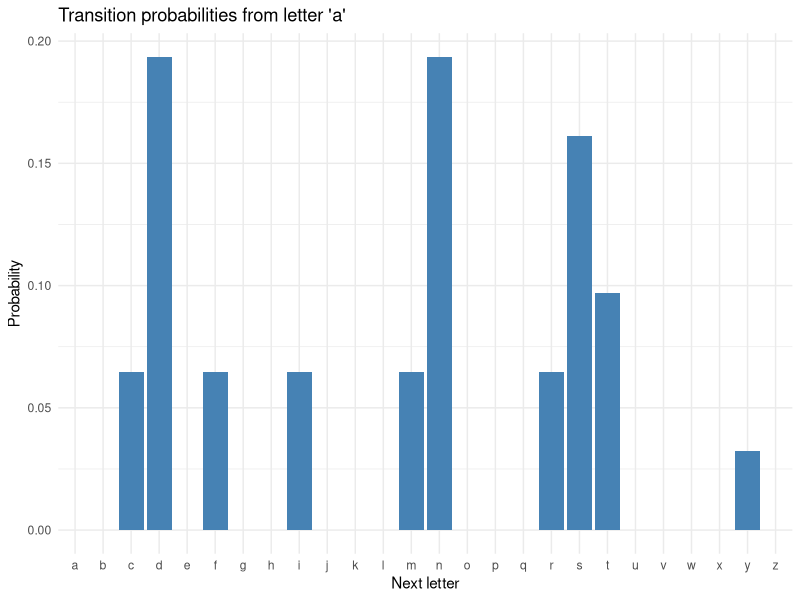
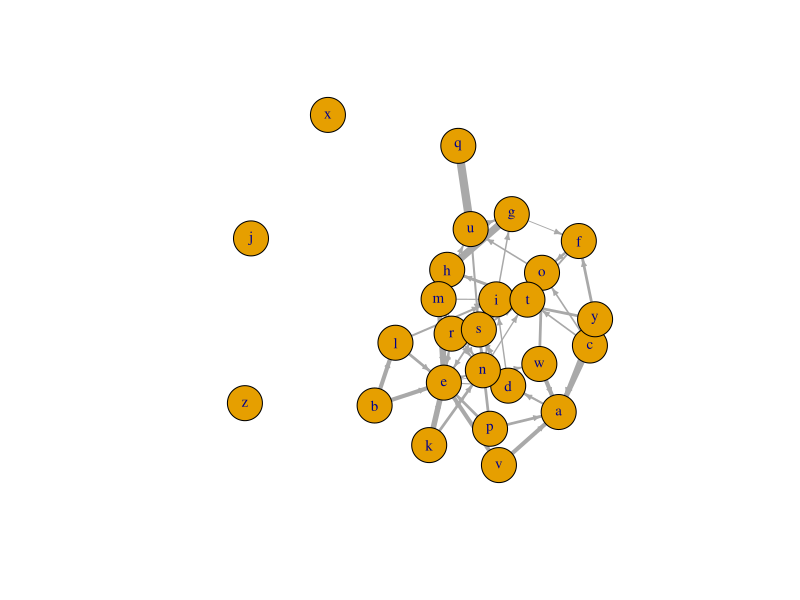

The R source for these figures, in order: (Note: this script raises an error after producing the figures.)
## ---- chunk 1
library("dplyr")
library("ggplot2")
library("igraph")
library("reshape2")
## ---- chunk 2
# Read the text from a file
text_raw <- readLines("../inst/extdata/joyce_excerpt.txt", warn = FALSE)
text_raw <- paste(text_raw, collapse = "")

# Clean text: remove punctuation, spaces; convert to lowercase
text_clean <- gsub("[^A-Za-z]", "", text_raw)
text_clean <- tolower(text_clean)

# Split into individual characters
chars <- strsplit(text_clean, "")[[1]]

# Confirm number of characters
n_chars <- length(chars)
n_chars
## ---- chunk 3
# Overlapping pairs: current letter -> next letter
from <- chars[-length(chars)]  # all letters except the last
to   <- chars[-1]              # all letters except the first

# Combine into a data frame
transitions <- data.frame(from = from,
                          to   = to,
                          stringsAsFactors = FALSE)

# Preview first 10 transitions
head(transitions, 10)
## ---- chunk 4
# Count occurrences for each letter pair
tab <- table(transitions$from, transitions$to)

# Optional: show a small subset of the table
tab[letters[1:5], letters[1:5]]
## ---- chunk 5
# Count occurrences
tab <- table(transitions$from, transitions$to)

# Convert to numeric matrix
P <- prop.table(tab, margin = 1)  # row-normalize to get probabilities

# Preview first 5 rows and columns
P[letters[1:5], letters[1:5]]
## ---- chunk 6
eig <- eigen(t(P))  # transpose because eigen solves vP = v

pi <- Re(eig$vectors[,1])

pi <- pi / sum(pi)  # normalize

names(pi) <- rownames(P)

pi[1:10]  # preview first 10 letters
## ---- chunk 7
# All letters.

letters_all <- letters

# Initialize empty matrix.

P_full <- matrix(0, nrow = 26, ncol = 26,
                 dimnames = list(letters_all, letters_all))

# Fill in observed probabilities.

observed_letters <- rownames(P)

P_full[observed_letters, observed_letters] <- P

# Check dimensions.

dim(P_full)
## ---- chunk 8
# Start with uniform distribution.

pi_iter <- rep(1/26, 26)

# Iteratively converge.

for(i in 1:1000) {
    pi_iter <- pi_iter %*% P_full
}

# Normalize

pi_iter <- as.vector(pi_iter)

names(pi_iter) <- letters_all

# Preview.

pi_iter[1:10]
## ---- chunk 9
# Count letters in cleaned text.

empirical <- table(chars) / length(chars)

# Make sure to include missing letters.

empirical_full <- setNames(rep(0, 26), letters_all)

empirical_full[names(empirical)] <- empirical 

# Comparison

compare <- data.frame(letter = letters_all,
                      empirical = as.numeric(empirical_full),
                      stationary = pi_iter)

compare
## ---- chunk 10
# Melt full transition matrix.

P_long <- melt(P_full)

colnames(P_long) <- c("from", "to", "prob")

# Bar plot: transitions from letter 't'.

ggplot(subset(P_long, from == "a"), aes(x = to, y = prob)) +
  geom_bar(stat = "identity", fill = "steelblue") +
  labs(title = "Transition probabilities from letter 'a'",
       x = "Next letter",
       y = "Probability") +
  theme_minimal()
## ---- chunk 11
# Convert matrix to long format.

P_long <- melt(P_full)

colnames(P_long) <- c("from", "to", "prob")

# Remove zero-probability transitions.

P_long <- subset(P_long, prob > 0)
## ---- chunk 12
edges <- P_long %>%
  group_by(from) %>%
  slice_max(prob, n = 2) %>%
  ungroup()
## ---- chunk 13
g <- graph_from_data_frame(
  edges,
  directed = TRUE,
  vertices = data.frame(name = letters)
)

set.seed(123)

layout <- layout_with_kk(g)

plot(
  g,
  layout = layout,
  vertex.size = 20,
  vertex.label.cex = 0.9,
  edge.width = edges$prob * 8,
  edge.arrow.size = 0.4
)

## ---- chunk 14
library(ggraph)


ggraph(g, layout = "circle") +
  geom_edge_arc(
    aes(width = prob),
    alpha = 0.7,
    strength = 0.7
  ) +
  geom_node_point(aes(size = pi)) +
  geom_node_text(aes(label = name), vjust = 1.8) +
  scale_edge_width(range = c(0.2, 3)) +
  scale_size(range = c(4, 16)) +
  theme_void()
